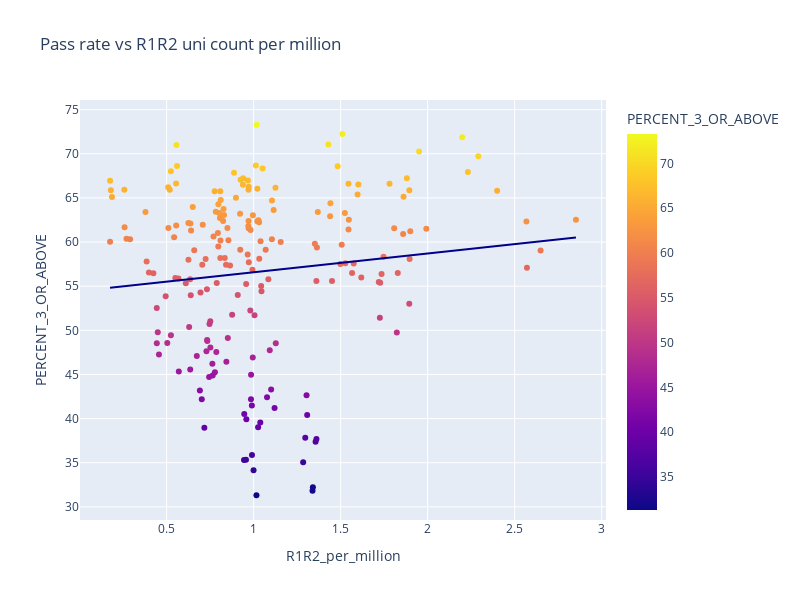

This figure's notebook cell:
### Code cell
fig = px.scatter(data_frame=ap_overall_statelevel,x='R1R2_per_million', y='PERCENT_3_OR_ABOVE',trendline='ols',trendline_color_override='darkblue',width=800, height=600,color='PERCENT_3_OR_ABOVE',
                 title='Pass rate vs R1R2 uni count per million')
fig.show()
with open('data/state_by_state_pickled/AP_pass_rate_by_states_vs_r1r2count.pkl', 'wb') as f:
    pickle.dump(fig, f)

### Figure 1 — Plotly figure (JSON) as saved in the notebook; plotly's stock layout.template omitted (floating-point values rounded to 4 significant figures; data arrays with more than 128 entries replaced by an {"elided": "..."} marker saying what was removed)
{"data": [{"hovertemplate": "R1R2_per_million=%{x}<br>PERCENT_3_OR_ABOVE=%{marker.color}<extra></extra>", "legendgroup": "", "marker": {"color": {"elided": "200 float values"}, "coloraxis": "coloraxis", "symbol": "circle"}, "mode": "markers", "name": "", "orientation": "v", "showlegend": false, "type": "scatter", "x": {"elided": "200 float values"}, "xaxis": "x", "y": {"elided": "200 float values"}, "yaxis": "y"}, {"hovertemplate": "<b>OLS trendline</b><br>PERCENT_3_OR_ABOVE = 2.12997 * R1R2_per_million + 54.4475<br>R<sup>2</sup>=0.013142<br><br>R1R2_per_million=%{x}<br>PERCENT_3_OR_ABOVE=%{y} <b>(trend)</b><extra></extra>", "legendgroup": "", "line": {"color": "darkblue"}, "marker": {"symbol": "circle"}, "mode": "lines", "name": "", "showlegend": false, "type": "scatter", "x": {"elided": "200 float values"}, "xaxis": "x", "y": {"elided": "200 float values"}, "yaxis": "y"}], "layout": {"coloraxis": {"colorbar": {"title": {"text": "PERCENT_3_OR_ABOVE"}}, "colorscale": [[0, "#0d0887"], [0.1111, "#46039f"], [0.2222, "#7201a8"], [0.3333, "#9c179e"], [0.4444, "#bd3786"], [0.5556, "#d8576b"], [0.6667, "#ed7953"], [0.7778, "#fb9f3a"], [0.8889, "#fdca26"], [1, "#f0f921"]]}, "height": 600, "legend": {"tracegroupgap": 0}, "title": {"text": "Pass rate vs R1R2 uni count per million"}, "width": 800, "xaxis": {"anchor": "y", "domain": [0, 1], "title": {"text": "R1R2_per_million"}}, "yaxis": {"anchor": "x", "domain": [0, 1], "title": {"text": "PERCENT_3_OR_ABOVE"}}}}
